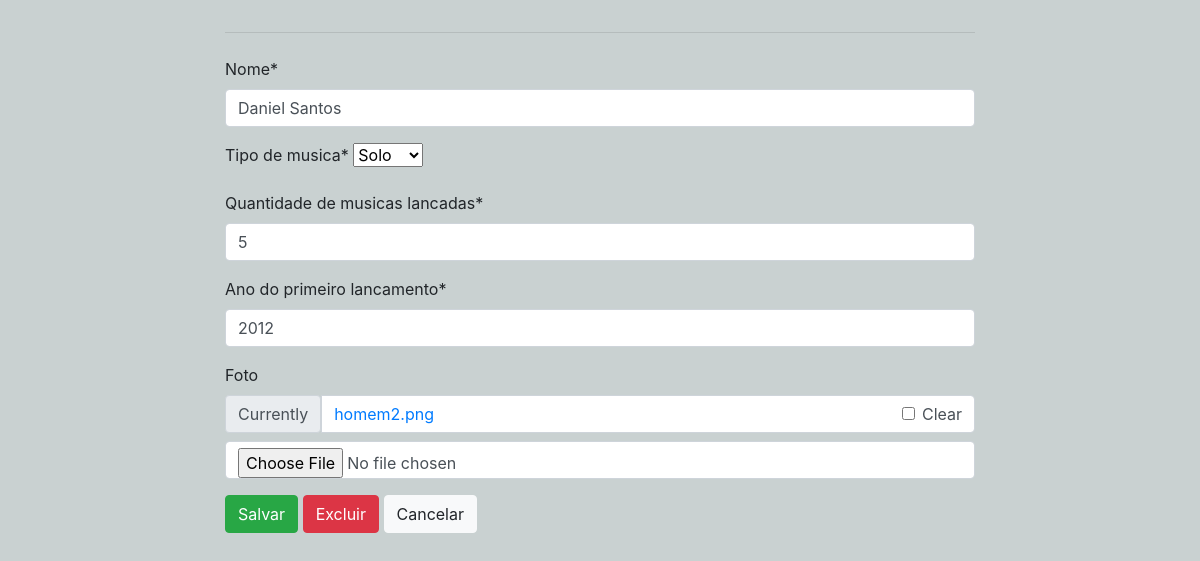
The app's page /update/2/ with its own data.
### artista/models.py (models this page shows, shortened)
class Artista(models.Model):
    nome = models.CharField(max_length=100)
    tp = (
        ("Banda", "Banda"),
        ("Coral", "Coral"),
        ("Solo", "Solo"),
    )
    tipo_de_musica = models.CharField(max_length=30, choices=tp,default="Solo")
    quantidade_de_musicas_lancadas = models.IntegerField()
    ano_do_primeiro_lancamento = models.IntegerField()
    foto = models.ImageField(null=True, blank=True)

### artista/views.py (the view)
# urls.py: path('update/<int:id>/', update_artista, name='update_artista'),
def update_artista(request, id):
    artista = Artista.objects.get(id=id)
    form = ArtistaForm(request.POST or None, instance=artista)
    if form.is_valid():
        form.save()
        return redirect('list_artista')
    return render(request, 'artista-form.html', {'form': form, 'artista': artista})

### artista/forms.py
class ArtistaForm(forms.ModelForm):
    class Meta:
        model = Artista
        fields = ['nome', 'tipo_de_musica', 'quantidade_de_musicas_lancadas', 'ano_do_primeiro_lancamento', 'foto']

### artista/templates/artista-form.html (shortened to what this page needs)
{% extends 'base.html' %}
{% load crispy_forms_tags %}
{% block content %}
      <form method="POST" novalidate>
        <div class="form-group">
          {{ form.nome |as_crispy_field }}
        </div>
          <div class="form-group">
            {{ form.tipo_de_musica |as_crispy_field }}
          </div>
          <div class="form-group">
            {{ form.quantidade_de_musicas_lancadas |as_crispy_field  }}
          </div>
          <div class="form-group">
            {{ form.ano_do_primeiro_lancamento |as_crispy_field  }}
          </div>
          <div class="form-group">
            {{ form.foto |as_crispy_field }}
          </div>
          <button type="submit" class="btn btn-success">Salvar</button>
            {% if artista %}
                 <a href="{% url 'delete_artista' artista.id %}" class="btn btn-danger">Excluir</a>
            {% endif %}
          <a class="btn btn-light" href="{% url 'list_artista' %}">Cancelar</a>
      </form>
{% endblock %}

### artista/templates/base.html (style rules this page uses)
body { background-color:#C9D1D1; }

### records on screen
Artista: nome "Daniel Santos", tipo_de_musica "Solo", quantidade_de_musicas_lancadas "5", ano_do_primeiro_lancamento "2012"
